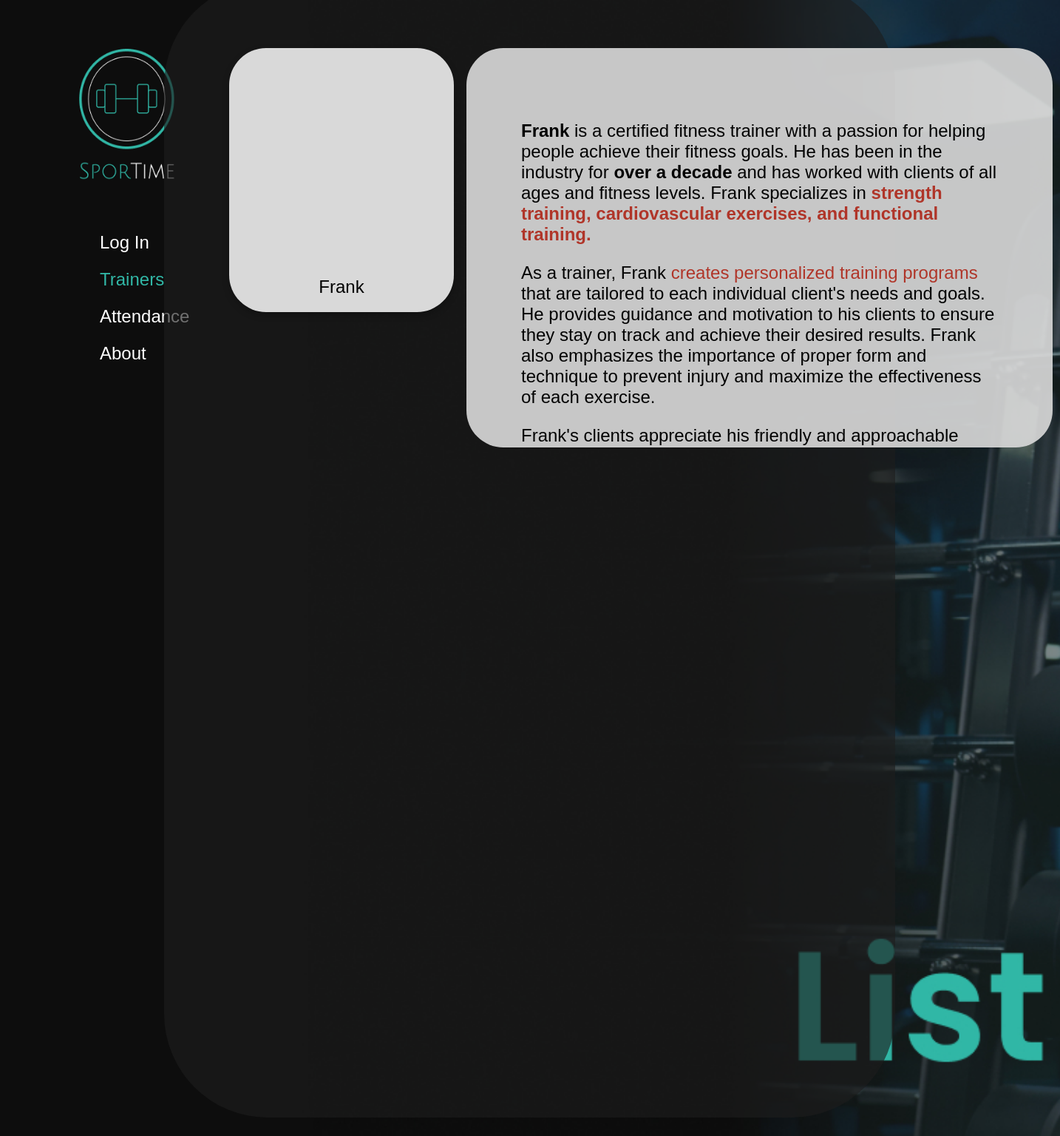
Page /trainer/2/ on the committed database.
### blog/models.py (models this page shows, shortened)
class Trainer(models.Model):
    class Meta:
        verbose_name = 'Добавить тренера'
        verbose_name_plural = 'Тренеры'
    name =  models.CharField(max_length=200, help_text='Не более 200 символов', db_index=True)
    info = RichTextField(blank=True, null=True, help_text='Не более 5000 символов',max_length=5000)
    image = models.ImageField(upload_to='trainer/', blank=True, null=True)
    image_left = 132

### blog/views.py (the view)
# urls.py: path('trainer/<int:trainer_id>/', TrainerPageView.as_view(), name='trainer' ),
class TrainerPageView(View):
    def get(self, request, trainer_id):
        trainer = get_object_or_404(Trainer, pk=trainer_id)
        context = {'trainer': trainer}
        return render(request, 'trainer.html', context)

### blog/templates/trainer.html (shortened to what this page needs)
<!DOCTYPE html>
<html>
<head>
</head>
<body>
<a href="{% url 'main_page' %}"><img src="/media/logo.png" alt="Logo" class="logo"></a>
<a href="{% url 'login' %}" class="login">Log In</a>
<a href="{% url 'trainers_list' %}" class="trainers">Trainers</a>
<a href="{% url 'attendance' %}" class="attendance">Attendance</a>
<a href="#" class="about">About</a>
  <div class="container">
    <div class="rectangle"></div>
    <div class="rectangle2">
      <p>{{ trainer.info|safe }}</p>
    </div>
    <div class="content">
    </div>
    </div>
    <div class="photo-frame" style="background-image: url('{{ trainer.image.url }}')">
          <div class="name">{{ trainer.name }}</div>
    </div>
</body>
</html>

### blog/templates/trainer.html (style rules this page uses)
body { margin: 0; padding: 0; font-family: 'Poppins', sans-serif; }
.container { background-color: #0D0D0D; background-image: url('/media/trainers_list_background.jpg'); background-size: cover; background-repeat: no-repeat; background-position: 15px center; height: 100vh; }
.content { padding: 20px; color: #ffffff; }
.logo { position: absolute; top: 20px; left: 30px; width: 300px; height: 270px; }
.login { position: absolute; top: 314px; left: 135px; font-size: 24px; color: #FFFFFF; text-decoration: none; }
.trainers { position: absolute; top: 364px; left: 135px; font-size: 24px; color: #31B7A6; text-decoration: none; }
.attendance { position: absolute; top: 414px; left: 135px; font-size: 24px; color: #ffffff; text-decoration: none; }
.about { position: absolute; top: 464px; left: 135px; font-size: 24px; color: #FFFFFF; text-decoration: none; }
.rectangle { position: absolute; left: 15.47%; right: 15.52%; top: -1.6%; bottom: 1.6%; background: rgba(30, 30, 30, 0.63); border-radius: 140px; }
.photo-frame { position: absolute; width: 304px; height: 357px; left: 310px; top: 65px; border-radius: 50px; overflow: hidden; filter: drop-shadow(0px 4px 4px rgba(0, 0, 0, 0.25)); background-color: #D9D9D9; background-size: 100%; background-repeat: no-repeat; background-position: center center; }
.name { position: absolute; bottom: 20px; left: 50%; transform: translateX(-50%); font-size: 24px; color: #000000; text-align: center; }
.rectangle2 { position: absolute; width: 793px; height: 540px; left: 631px; top: 65px; border-radius: 50px; background: #D9D9D9; opacity: 0.91; border-radius: 50px; padding: 74px; overflow-y: scroll; font-size: 24px; box-sizing: border-box; }

### rows in the picture
Trainer: info "Frank is a certified fitness trainer with a passion for helping people achieve their fitness goals. He has been in the industry for over a decade and has worked with clients of all ages and fitness levels. Frank specializes in strength training, cardiovascular exercises, and functional training. As a trainer, Frank creates personalized training programs that are tailored to each individual client's needs and goals. He provides guidance and motivation to his clients to ensure they stay on track and achieve their desired results. Frank also emphasizes the importance of proper form and technique to prevent injury and maximize the effectiveness of each exercise. Frank's clients appreciate his…", name "Frank"
